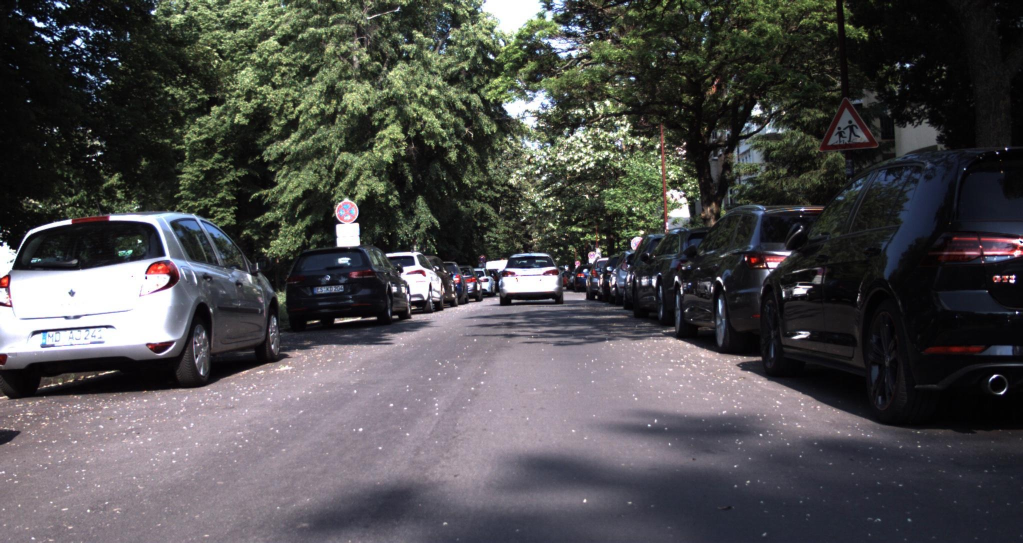
#> input picture dataset/semantic/train_validate/images/165.png, 2046 x 1086 px (shown at 1/2 size); its folder holds only this picture in this run
$ python semantic_viewer.py
#> lines starting #> are read from the running program, lines starting #| are printed output that depends on the picture
import os
import numpy as np
import matplotlib.pyplot as plt
from PIL import Image
import classes as cls


# Paths to dataset
images_path = "../dataset/semantic/train_validate/images/"
annotations_path = "../dataset/semantic/train_validate/annotations/"

# Process images
for image_name in os.listdir(images_path):
    if image_name.endswith(".png"):
        # Load RGB and grayscale images using PIL
        img = Image.open(os.path.join(images_path, image_name)).convert("RGB")
#> img is the input picture: PIL image 2046x1086 RGB; mean R, G, B 77.7, 76.7, 77.1
        gray = Image.open(os.path.join(annotations_path, image_name)).convert("L")
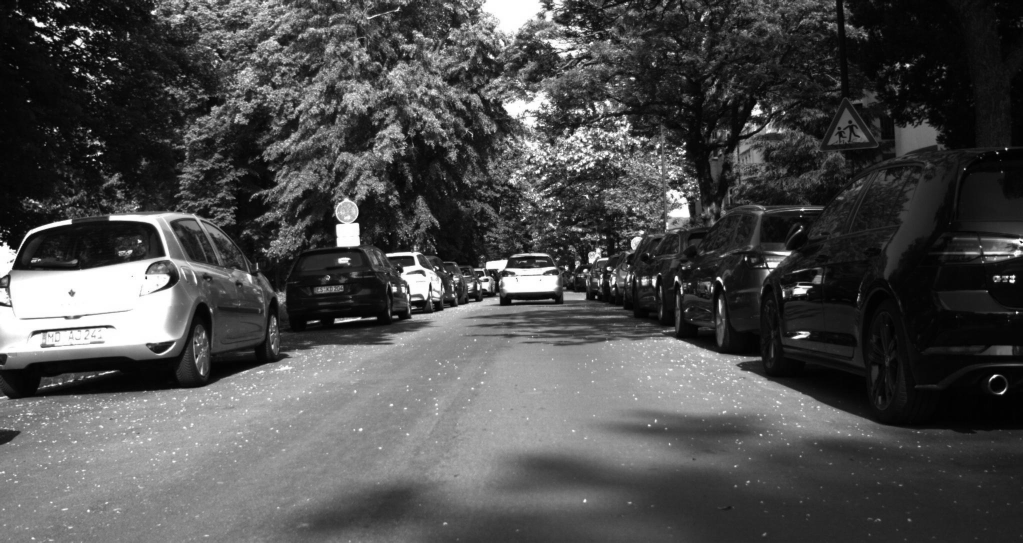
#> gray: PIL image 2046x1086 L (shown at 1/2 size); min 0, max 255, mean 77

        # Resize images
        img = img.resize((682, 362), Image.BILINEAR)
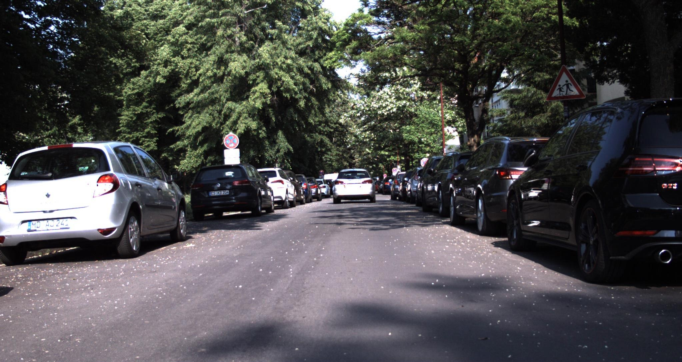
#> img: PIL image 682x362 RGB; mean R, G, B 77.7, 76.7, 77.1
        gray = gray.resize((682, 362), Image.NEAREST)
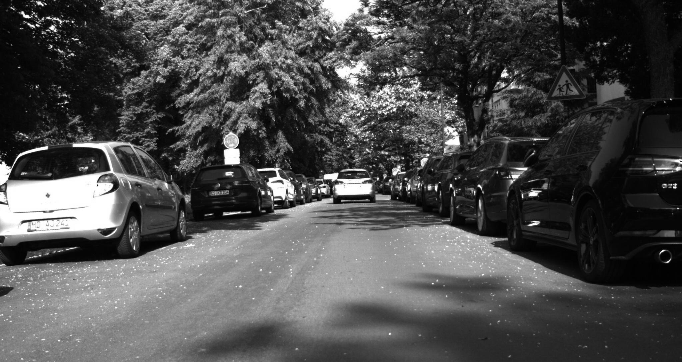
#> gray: PIL image 682x362 L; min 0, max 255, mean 77

        # Convert images to numpy arrays
        img = np.array(img)
        gray = np.array(gray)

        rows, cols = gray.shape
#> rows = 362; cols = 682
        np_image = np.zeros((rows, cols, 3), dtype=np.uint8)

        # Apply the color map
        for i in range(rows):
            for j in range(cols):
                value = gray[i, j]
#> (the run stopped early here; a loop or call above may not have finished)

$ run again, on dataset/semantic/train_validate/images/460.png
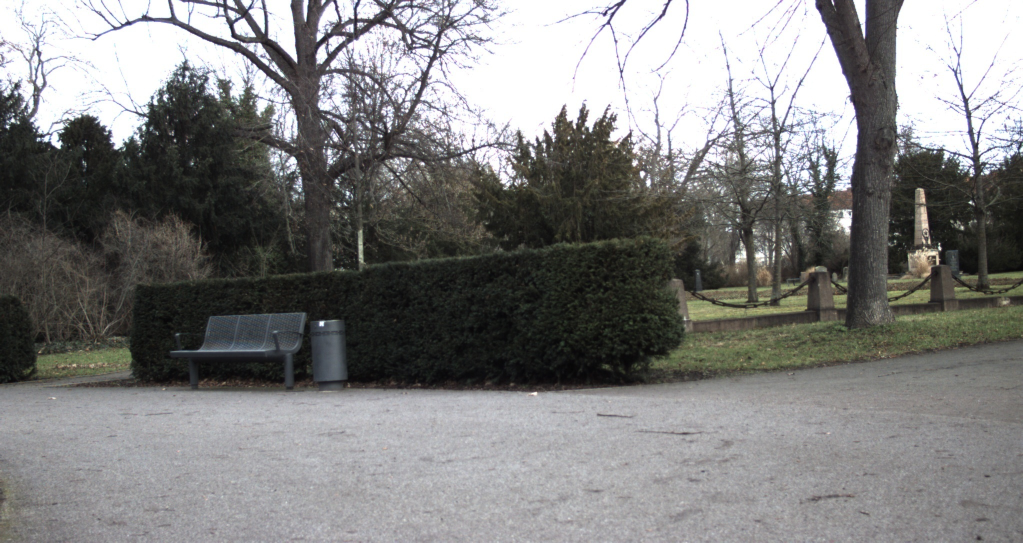
#> input picture dataset/semantic/train_validate/images/460.png, 2046 x 1086 px (shown at 1/2 size)
#> img is the input picture: PIL image 2046x1086 RGB; mean R, G, B 127.2, 127, 126.4
#> `img = img.resize((682, 362), Image.BILINEAR)`:
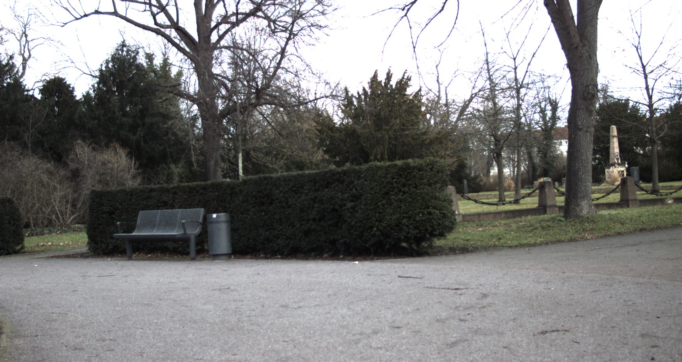
#> img: PIL image 682x362 RGB; mean R, G, B 127.2, 127, 126.4
#> `gray = gray.resize((682, 362), Image.NEAREST)`:
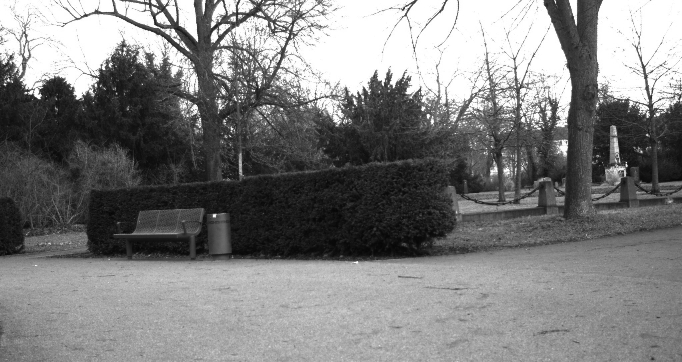
#> gray: PIL image 682x362 L; min 5, max 255, mean 127

$ run again, on dataset/semantic/train_validate/images/461.png
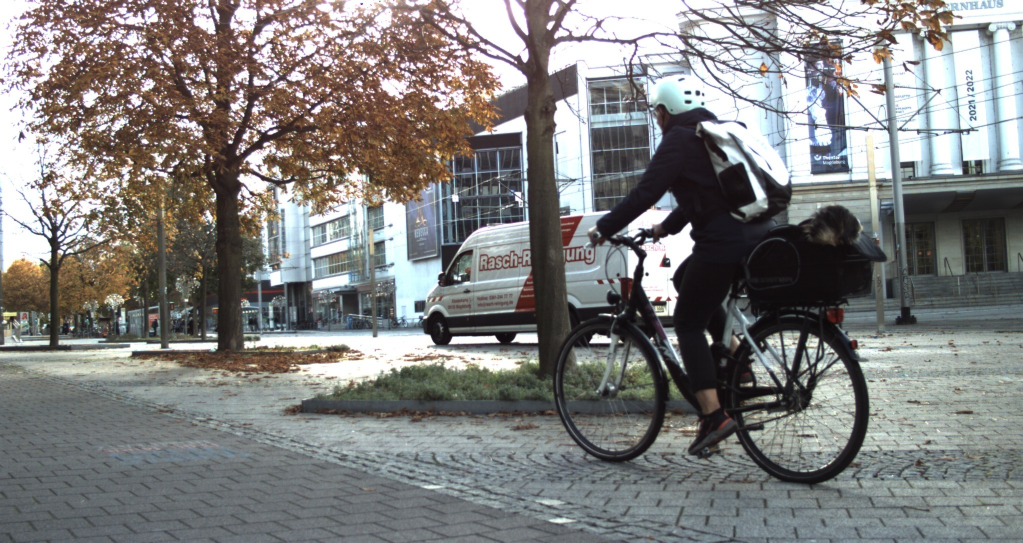
#> input picture dataset/semantic/train_validate/images/461.png, 2046 x 1086 px (shown at 1/2 size)
#> img is the input picture: PIL image 2046x1086 RGB; mean R, G, B 128.3, 127.8, 126.9
#> `img = img.resize((682, 362), Image.BILINEAR)`:
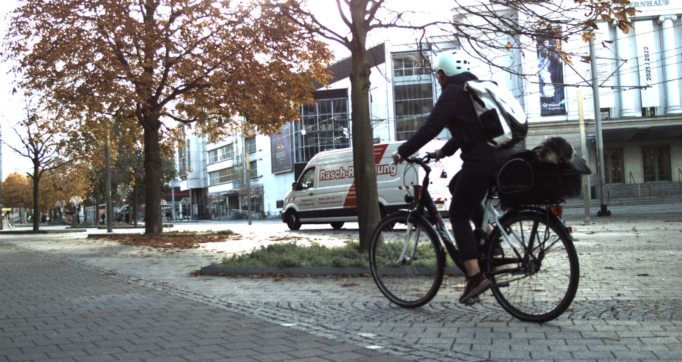
#> img: PIL image 682x362 RGB; mean R, G, B 128.3, 127.8, 126.9
#> `gray = gray.resize((682, 362), Image.NEAREST)`:
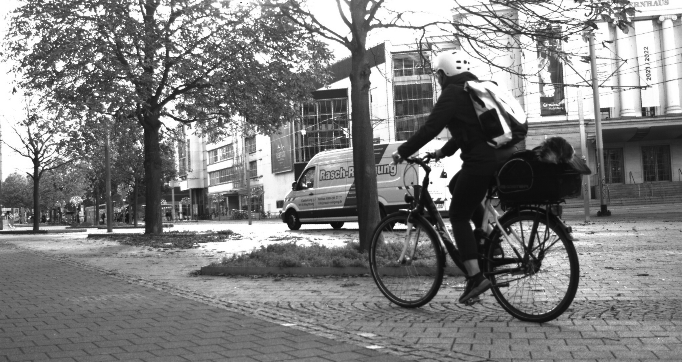
#> gray: PIL image 682x362 L; min 10, max 255, mean 127.9

$ run again, on dataset/semantic/train_validate/images/520.png
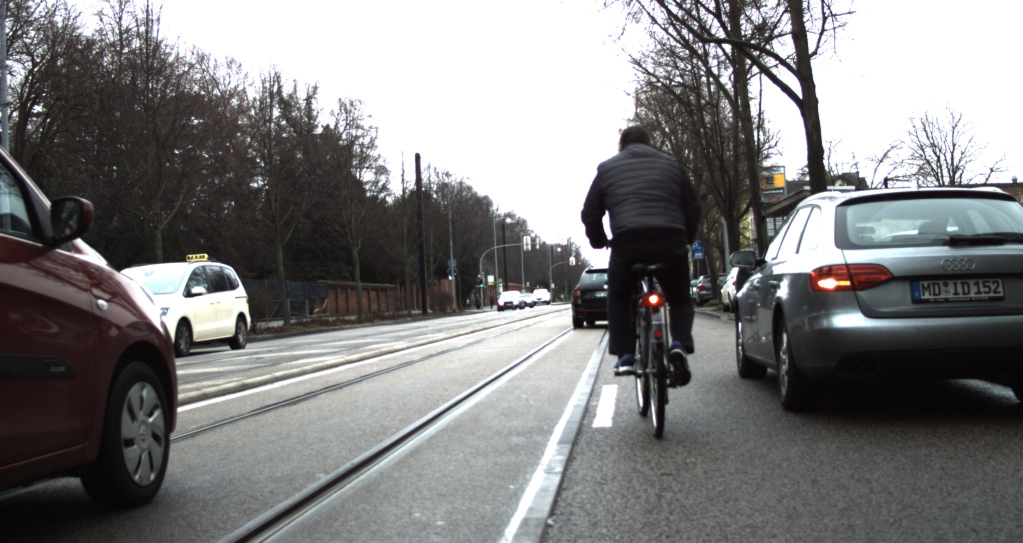
#> input picture dataset/semantic/train_validate/images/520.png, 2046 x 1086 px (shown at 1/2 size)
#> img is the input picture: PIL image 2046x1086 RGB; mean R, G, B 125.9, 125.5, 125.9
#> `img = img.resize((682, 362), Image.BILINEAR)`:
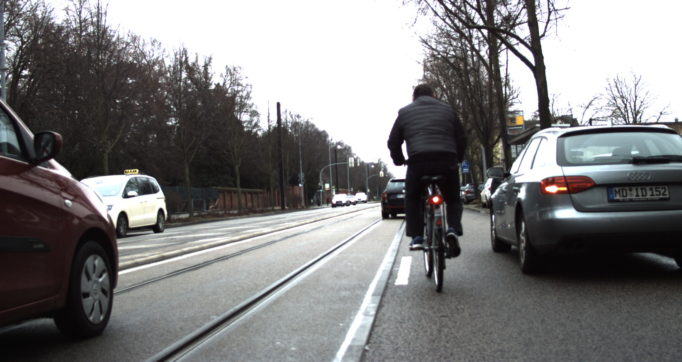
#> img: PIL image 682x362 RGB; mean R, G, B 125.9, 125.5, 126
#> `gray = gray.resize((682, 362), Image.NEAREST)`:
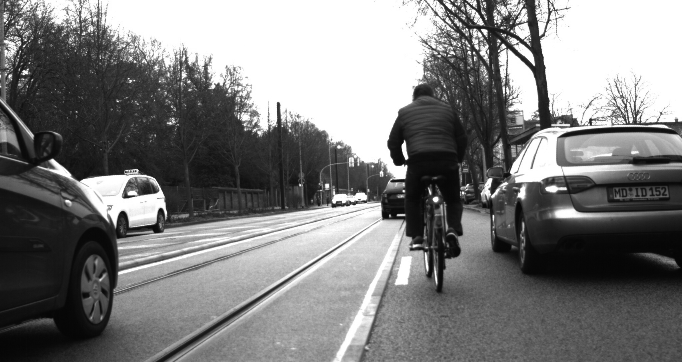
#> gray: PIL image 682x362 L; min 4, max 255, mean 125.7

$ run again, on dataset/semantic/train_validate/images/215.png
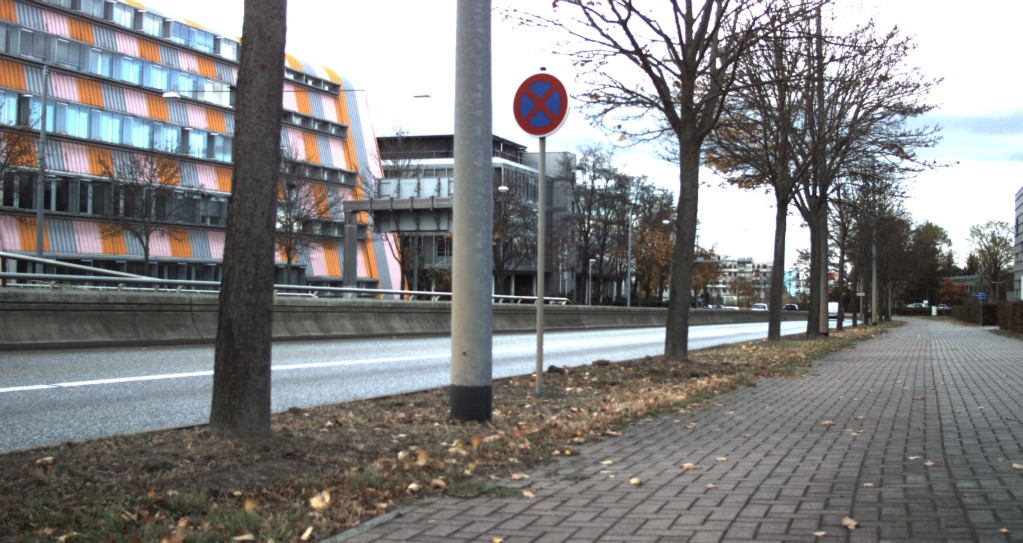
#> input picture dataset/semantic/train_validate/images/215.png, 2046 x 1086 px (shown at 1/2 size)
#> img is the input picture: PIL image 2046x1086 RGB; mean R, G, B 129.8, 129.3, 129.8
#> `img = img.resize((682, 362), Image.BILINEAR)`:
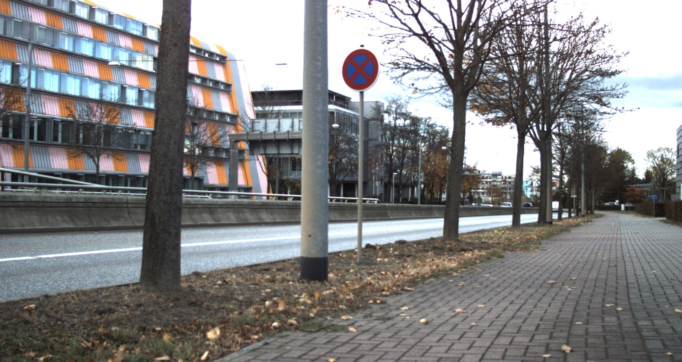
#> img: PIL image 682x362 RGB; mean R, G, B 129.8, 129.4, 129.8
#> `gray = gray.resize((682, 362), Image.NEAREST)`:
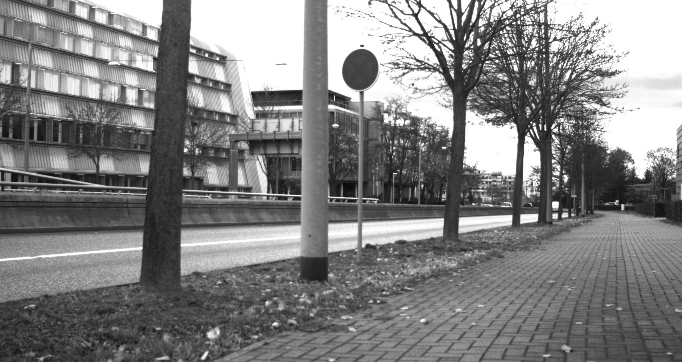
#> gray: PIL image 682x362 L; min 10, max 255, mean 129.5
